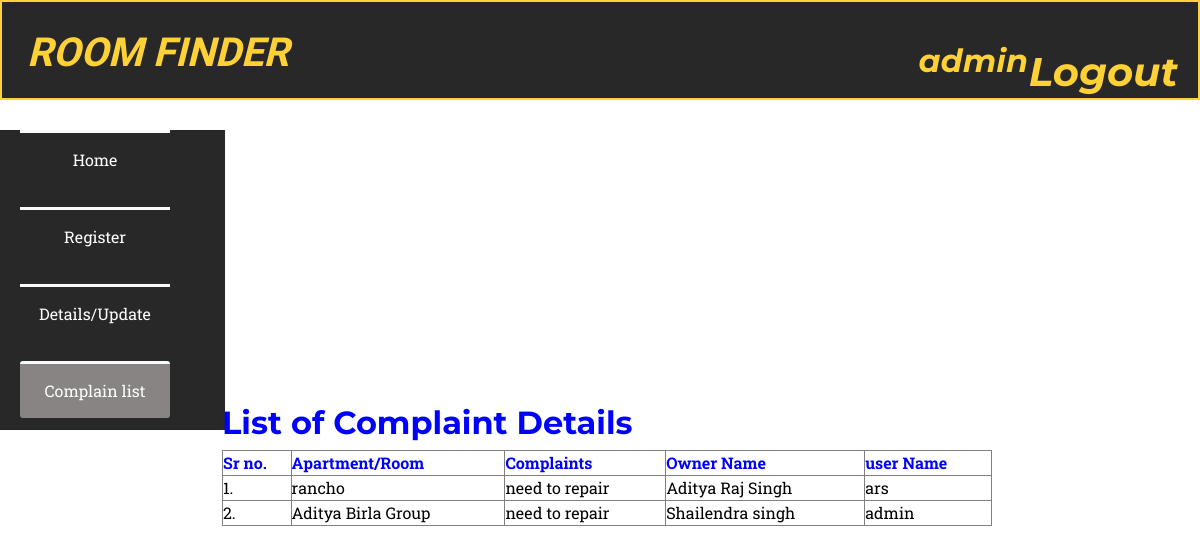
Screenshot of /cmplist.php (signed in) with the database file from the repository.
### tables this page shows
CREATE TABLE `cmps` (
  `id` int(11) NOT NULL,
  `name` varchar(100) DEFAULT NULL,
  `cmp` varchar(200) DEFAULT NULL,
  `username` varchar(200) DEFAULT NULL,
  `fullname` varchar(200) DEFAULT NULL,
  `apartment_name` varchar(100) NOT NULL
);

### cmplist.php (the view, shortened to what this page needs)
<?php
$mysqli =  mysqli_connect('localhost', 'root', '', 'roomfinder');
$sql = "SELECT * FROM cmps ORDER BY cmp DESC ";
$result = $mysqli->query($sql);
?>
<!DOCTYPE html>
<html lang="en">
  <head>
    <link href="../assets/plugins/bootstrap/css/bootstrap.min.css" rel="stylesheet">
    <link href="../assets/plugins/font-awesome/css/font-awesome.min.css" rel="stylesheet" type="text/css">
    <link href="../assets/css/rent.css" rel="stylesheet">
    <link href="../assets/css/style.css" rel="stylesheet">
  </head>
  <body id="page-top">
<!DOCTYPE html>
 <html lang="en">
 <head>
   <link href="assets/css/dash.css" rel='stylesheet'>
   <link href="../assets/css/rent.css" rel="stylesheet">
    <link href="../assets/css/style.css" rel="stylesheet">
 </head>
 <body>
    <div class="top">
        <div class ="left_div">
          <h1 style=" font-family: Sofia;">ROOM FINDER<h1>
        </div>
        <div class="right_div">
        <h2 style="margin-right:150px;" ><?php echo $_SESSION['username']; ?></h2>
          <h1 style="margin-top:-40px;"><a href="index1.php">Logout</a></h1>
        </div>
      </div>
   <div class="menu">
      <ul>
        <li ><a   href="dashboard.php">Home</a></li>
        <li><a href="roomregister.php">Register</a></li>
        <li><a href="list_room.php">Details/Update</a>
        <?php
        if($_SESSION['username']=="admin")
          echo "<li class ='active'><a href='cmplist.php'>Complain list</a></li>";
       ?>
     </div>
 </body>
 </html>
<section class="wrapper" style="margin-left: 16%;margin-top: -23%; ">
	<div class="container">
		<div class="row">
			<div class="col-12">
						<h2 style="margin-top:110px; color:blue ">List of Complaint Details</h2>
				<table border ="1px" width="80%">
        <thead><tr>
        <th>Sr no.</th>
        <th>Apartment/Room</th>
        <th>Complaints</th>
        <th>Owner Name</th>
        <th>user Name</th>
        </tr>
        </thead>
        <tbody>
        <?php    $i=1;
                while($rows=$result->fetch_assoc())
                {
             ?>
                <td style="color:black "><?php echo $i.".";?></td>
                <td style="color:black "><?php echo $rows['apartment_name'];?></td>
                <td style="color:black "><?php echo $rows['cmp'];?></td>
                <td style="color:black "><?php echo $rows['fullname'];?></td>
                <td style="color:black "><?php echo $rows['username'];?></td>
               <?php $i=$i+1;?>
                </tr> </tbody>
            <?php
                }
             ?>
        </table>
			</div>
		</div>
	</div>
</section>
  </body>
</html>

### assets/css/rent.css (style rules this page uses)
body { overflow-x: hidden; font-family: 'Roboto Slab', 'Helvetica Neue', Helvetica, Arial, sans-serif; }
a { color: #fed136; }
h1, h2, h3, h4, h5, h6 { font-weight: 700; font-family: 'Montserrat', 'Helvetica Neue', Helvetica, Arial, sans-serif; }
section { padding: 100px 0; }
@media (min-width: 768px) { section { padding: 140px 0; } }

### assets/css/style.css (style rules this page uses)
section { padding-left: 15px; }

### assets/css/dash.css (style rules this page uses)
* { margin: 0px; padding: 0px; box-sizing: border-box; white-space:nowrap; }
body { color: aliceblue; background-size: cover; background-position: center; font-family: sans-serif; }
.top { height: 100px; background-color:#282828; border: 2px solid #fed136; padding-bottom: 10px; font-family: monospace !important; font-style: italic; }
.left_div { text-align: left; float: left; color: #fed136; font-size: 18px; margin-top: 27px; margin-left: 25px; }
.right_div { float: right; text-align: right; color: #fed136; font-size: 20px; margin-right: 20px; margin-top:40px; }
.menu { background-color:#282828; text-align: center; height: 300px; width: 225px; margin-top: 15px; }
.menu ul { margin-top: 30px; list-style: none; color: cornsilk; }
.menu ul li { width:150px; margin:20px; padding:15px; border:3px solid #f9fafa; border-bottom: 0px; border-left: 0px; border-right: 0px; }
.menu ul li a { text-decoration: none; color: rgb(255, 255, 255); }
.menu ul li:hover, .active { background-color: rgb(136, 132, 132); border-radius: 3px; }

### cmplist.php (style rules this page uses)
th { color:blue; }

### rows the page displays
cmps: apartment_name "rancho", cmp "need to repair", fullname "Aditya Raj Singh", username "ars"
cmps: apartment_name "Aditya Birla Group", cmp "need to repair", fullname "Shailendra singh", username "admin"

### other values shown
$_SESSION['username'] "admin"
